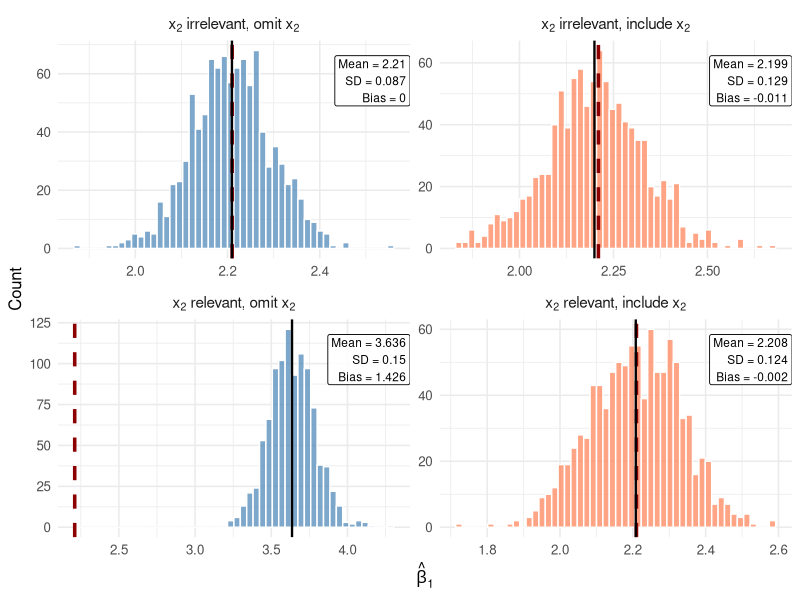

Recreate this plot in R.
## ---- chunk 1
#| echo: false
#| output: false
#| message: false
#| warning: false

library(tidyverse)
library(patchwork)

## ---- chunk 2
#| echo: true

# Load data
data(mtcars)

# Bivariate regression
lm_bivariate <- lm(mpg ~ hp, data = mtcars)

# Multivariate regression (adding weight as control)
lm_multivariate <- lm(mpg ~ hp + wt, data = mtcars)
## ---- chunk 3
#| echo: true

summary(lm_bivariate)
## ---- chunk 4
#| echo: true

summary(lm_multivariate)
## ---- chunk 5
#| echo: true
#| code-fold: true
#| code-summary: "Code: Simulated Population Data"

# Simulate wage data
set.seed(12345)
n <- 5000

# Create data where:
# - More educated workers are more likely to be in high-paying industries
# - Industry independently affects wages
wage_data <- tibble(
  # Education: 1 = HS, 2 = Some College, 3 = Bachelor's+
  educ_years = sample(c(12, 14, 16), n, replace = TRUE, prob = c(0.4, 0.3, 0.3)),
  
  # Higher education -> more likely in professional services (high pay industry)
  ind_professional = rbinom(n, 1, prob = case_when(
    educ_years == 12 ~ 0.20,
    educ_years == 14 ~ 0.40,
    educ_years == 16 ~ 0.65
  )),
  
  # Wages depend on education AND industry
  wage = 25000 + 
    3000 * (educ_years - 12) +     # True education effect: $3000 per year
    15000 * ind_professional +      # Industry premium: $15000
    rnorm(n, 0, 8000)
) |>
  mutate(
    educ_cat = case_when(
      educ_years == 12 ~ "HS Only",
      educ_years == 14 ~ "Some College", 
      educ_years == 16 ~ "Bachelor's+"
    ),
    industry = ifelse(ind_professional == 1, "Professional", "Other")
  )
## ---- chunk 6
#| echo: true

naive_means <- wage_data |>
  group_by(educ_cat, educ_years) |>
  summarise(avg_wage = mean(wage), n = n(), .groups = "drop") |>
  arrange(educ_years)

naive_means |>
  knitr::kable(
    col.names = c("Education", "Years", "Avg Wage ($)", "N"),
    digits = 0
  )
## ---- chunk 7
#| echo: false

# Calculate naive differences
hs_wage <- naive_means$avg_wage[naive_means$educ_years == 12]
sc_wage <- naive_means$avg_wage[naive_means$educ_years == 14]
ba_wage <- naive_means$avg_wage[naive_means$educ_years == 16]

naive_sc_diff <- sc_wage - hs_wage
naive_ba_diff <- ba_wage - hs_wage
## ---- chunk 8
#| echo: true

naive_ols <- lm(wage ~ educ_years, data = wage_data)

summary(naive_ols)

## ---- chunk 9
#| echo: true
#| label: tbl-matching-detailed
#| tbl-cap: "Average wages by education and industry"

cell_means <- wage_data |>
  group_by(industry, educ_cat, educ_years) |>
  summarise(avg_wage = mean(wage), n = n(), .groups = "drop") |>
  arrange(industry, educ_years)

cell_means |>
  select(industry, educ_cat, avg_wage, n) |>
  knitr::kable(
    col.names = c("Industry", "Education", "Avg Wage ($)", "N"),
    digits = 0
  )
## ---- chunk 10
#| echo: true

within_industry <- cell_means |>
  group_by(industry) |>
  mutate(
    diff_from_hs = avg_wage - avg_wage[educ_years == 12]
  ) |>
  filter(educ_years > 12) |>
  select(industry, educ_cat, diff_from_hs, n)

within_industry |>
  knitr::kable(
    col.names = c("Industry", "Education", "Wage Diff vs HS ($)", "N in Cell"),
    digits = 0
  )
## ---- chunk 11
#| echo: true

# Total workers in each industry
industry_totals <- wage_data |>
  count(industry) |>
  mutate(weight = n / sum(n))

industry_totals |>
  knitr::kable(
    col.names = c("Industry", "N", "Weight"),
    digits = 3
  )
## ---- chunk 12
#| echo: true

# Get the within-industry differences for Bachelor's+
ba_diffs <- within_industry |>
  filter(educ_cat == "Bachelor's+") |>
  left_join(industry_totals, by = "industry")

ba_diffs |>
  select(industry, diff_from_hs, weight) |>
  knitr::kable(
    col.names = c("Industry", "Within-Industry Diff ($)", "Weight"),
    digits = c(0, 0, 3)
  )

# Weighted average
weighted_avg <- sum(ba_diffs$diff_from_hs * ba_diffs$weight)
## ---- chunk 13
#| echo: true

# Create numeric education variable (years beyond HS - just to get easier to interpret numbers)
wage_data <- wage_data |>
  mutate(educ_beyond_hs = educ_years - 12)

# Regression controlling for industry
lm_controlled <- lm(wage ~ educ_beyond_hs + ind_professional, data = wage_data)
summary(lm_controlled)
## ---- chunk 14
#| echo: true

lm_naive <- lm(wage ~ educ_beyond_hs, data = wage_data)
coef(lm_naive)["educ_beyond_hs"]
## ---- chunk 15
#| echo: true

# Compare R-squared and Adjusted R-squared
c(
  "Bivariate R-sq" = summary(lm_bivariate)$r.squared,
  "Bivariate Adj R-sq" = summary(lm_bivariate)$adj.r.squared,
  "Multivariate R-sq" = summary(lm_multivariate)$r.squared,
  "Multivariate Adj R-sq" = summary(lm_multivariate)$adj.r.squared
)
## ---- chunk 16
#| echo: false
#| label: fig-bias-variance
#| fig-cap: "The bias-variance tradeoff across all four cases. Each panel shows the sampling distribution of $\\hat{\\beta}_1$ from 1,000 simulations. The dashed red line marks the true $\\beta_1 = 2.21$."
#| fig-width: 12
#| fig-height: 8
#| out-width: "100%"
#| cache: true
#| warning: false

set.seed(124890)

n_pop <- 10000

# DGP: correlation between x1 and x2 of r ≈ 0.75
# Variance inflation factor ≈ 2.3x — visible but not extreme
pop_irrelevant <- tibble(
  x2 = rnorm(n_pop, 50, 15),
  err = rnorm(n_pop, 0, 10),
  x1 = 10 + 0.6 * x2 + rnorm(n_pop, 0, 8),
  y = 8.78 + 2.21 * x1 + err  # Note: no x2 effect
)

pop_relevant <- tibble(
  x2 = rnorm(n_pop, 50, 15),
  err = rnorm(n_pop, 0, 10),
  x1 = 10 + 0.6 * x2 + rnorm(n_pop, 0, 8),
  y = 8.78 + 2.21 * x1 + 1.5 * x2 + err  # x2 has effect
)

# Simulation function
simulate_estimates <- function(pop_data, include_x2, n_sims = 1000, sample_size = 100) {
  map_dfr(1:n_sims, function(i) {
    samp <- slice_sample(pop_data, n = sample_size)
    if (include_x2) {
      reg <- lm(y ~ x1 + x2, data = samp)
    } else {
      reg <- lm(y ~ x1, data = samp)
    }
    tibble(b1 = coef(reg)["x1"])
  })
}

# Run simulations
set.seed(42)
irrel_omit    <- simulate_estimates(pop_irrelevant, include_x2 = FALSE)
irrel_include <- simulate_estimates(pop_irrelevant, include_x2 = TRUE)
rel_omit      <- simulate_estimates(pop_relevant,   include_x2 = FALSE)
rel_include   <- simulate_estimates(pop_relevant,   include_x2 = TRUE)

true_beta <- 2.21

# Combine all simulations into one data frame for faceting
# Use plotmath-parseable strings for facet labels (renders in both HTML and PDF)
all_sims <- bind_rows(
  irrel_omit    |> mutate(case = "x[2]~'irrelevant,'~'omit'~x[2]"),
  irrel_include |> mutate(case = "x[2]~'irrelevant,'~'include'~x[2]"),
  rel_omit      |> mutate(case = "x[2]~'relevant,'~'omit'~x[2]"),
  rel_include   |> mutate(case = "x[2]~'relevant,'~'include'~x[2]")
) |>
  mutate(
    case = factor(case, levels = c(
      "x[2]~'irrelevant,'~'omit'~x[2]",
      "x[2]~'irrelevant,'~'include'~x[2]",
      "x[2]~'relevant,'~'omit'~x[2]",
      "x[2]~'relevant,'~'include'~x[2]"
    )),
    fill_group = ifelse(grepl("omit", case), "omit", "include")
  )

# Summary stats for annotation labels
sum_stats <- all_sims |>
  summarise(
    sim_mean = mean(b1),
    sim_sd = sd(b1),
    bias = mean(b1) - true_beta,
    .by = c(case, fill_group)
  )

ggplot(all_sims, aes(x = b1, fill = fill_group)) +
  geom_histogram(alpha = 0.7, bins = 50, color = "white") +
  geom_vline(xintercept = true_beta, color = "darkred", linewidth = 1.2, linetype = "dashed") +
  geom_vline(data = sum_stats, aes(xintercept = sim_mean),
             color = "black", linewidth = 0.8, linetype = "solid") +
  geom_label(
    data = sum_stats,
    aes(x = Inf, y = Inf,
        label = paste0("Mean = ", round(sim_mean, 3),
                        "\nSD = ", round(sim_sd, 3),
                        "\nBias = ", round(bias, 3))),
    hjust = 1, vjust = 1.3, size = 3, fill = "white", alpha = 0.85,
    label.size = 0.3, inherit.aes = FALSE
  ) +
  facet_wrap(~ case, ncol = 2, scales = "free", labeller = label_parsed) +
  scale_fill_manual(values = c("omit" = "steelblue", "include" = "coral"),
                    labels = c("omit" = expression("Omit"~x[2]),
                               "include" = expression("Include"~x[2]))) +
  labs(
    x = expression(hat(beta)[1]),
    y = "Count",
    fill = "Model"
  ) +
  theme_minimal(base_size = 12) +
  theme(
    legend.position = "none",
    strip.text = element_text(face = "bold", size = 11)
  )
